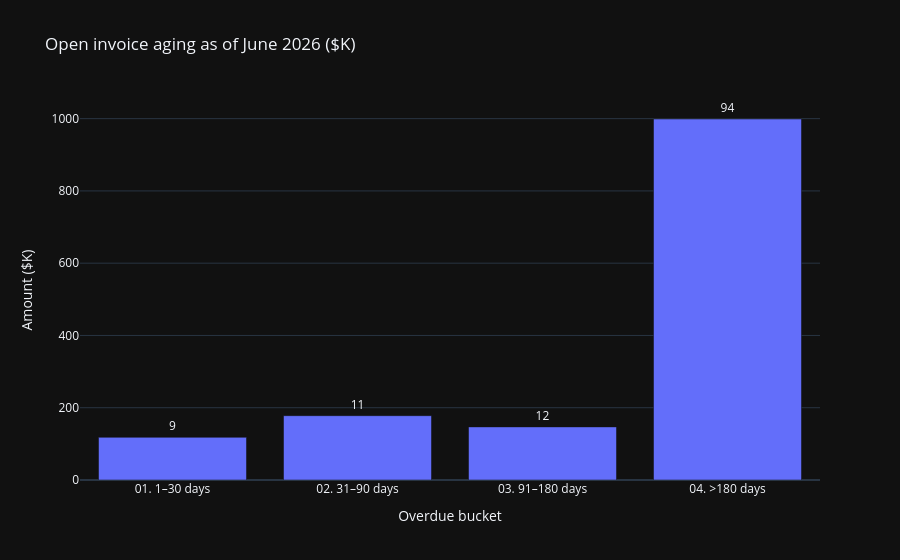

The notebook cell this image was saved under:
### Markdown cell above
### 1.13 Open receivables — aging analysis

### Code cell
df_aging = con.sql("""
    SELECT
        CASE
            WHEN DATEDIFF('day', due_date, DATE '2026-06-06') BETWEEN 1  AND 30  THEN '01. 1–30 days'
            WHEN DATEDIFF('day', due_date, DATE '2026-06-06') BETWEEN 31 AND 90  THEN '02. 31–90 days'
            WHEN DATEDIFF('day', due_date, DATE '2026-06-06') BETWEEN 91 AND 180 THEN '03. 91–180 days'
            WHEN DATEDIFF('day', due_date, DATE '2026-06-06') > 180              THEN '04. >180 days'
            ELSE '00. Within terms'
        END AS aging_bucket,
        COUNT(*) AS invoices,
        ROUND(SUM(amount_usd) / 1000, 1) AS amount_k_usd
    FROM open_ar_asof
    WHERE due_date + INTERVAL 7 DAY < '2026-06-01'   -- overdue part of AR as of the cutoff (same set as in recovery)
    GROUP BY aging_bucket
    ORDER BY aging_bucket
""").df()

fig = px.bar(
    df_aging, x="aging_bucket", y="amount_k_usd", text="invoices",
    title="Open invoice aging as of June 2026 ($K)",
    labels={"aging_bucket": "Overdue bucket", "amount_k_usd": "Amount ($K)", "invoices": "# invoices"}
)
fig.update_traces(textposition="outside")
fig.write_image("block1_open_invoice_aging.png")
fig.show()

### Figure 1 — Plotly figure (JSON) as saved in the notebook; plotly's stock layout.template omitted (floating-point values rounded to 4 significant figures)
{"data": [{"hovertemplate": "Overdue bucket=%{x}<br>Amount ($K)=%{y}<br># invoices=%{text}<extra></extra>", "legendgroup": "", "marker": {"color": "#636efa", "pattern": {"shape": ""}}, "name": "", "orientation": "v", "showlegend": false, "text": [9.0, 11.0, 12.0, 94.0], "textposition": "outside", "x": ["01. 1–30 days", "02. 31–90 days", "03. 91–180 days", "04. >180 days"], "xaxis": "x", "y": [118.1, 178.0, 147.0, 999.0], "yaxis": "y", "type": "bar"}], "layout": {"xaxis": {"anchor": "y", "domain": [0.0, 1.0], "title": {"text": "Overdue bucket"}}, "yaxis": {"anchor": "x", "domain": [0.0, 1.0], "title": {"text": "Amount ($K)"}}, "legend": {"tracegroupgap": 0}, "title": {"text": "Open invoice aging as of June 2026 ($K)"}, "barmode": "relative"}}
